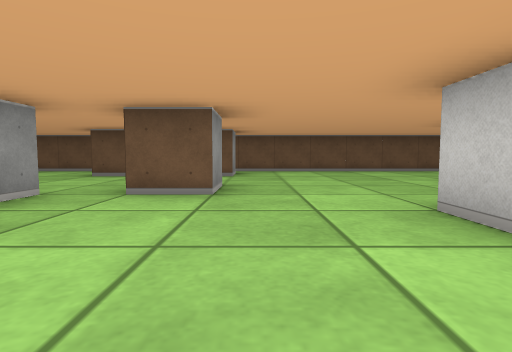
View 1 (above)

16 first-person views from a walk through a cub3D ray-caster map. The camera is about half as high as the walls, tilts 4° down and sees 80° across. The floor is counted in squares. Each view is taken from the middle of a square. On the plan, view 1 faces up. The plan holds only what a view shows up to about 9 squares ahead; the rest is blank.

View 2
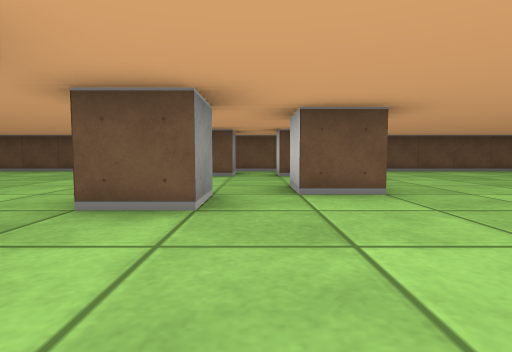

View 3
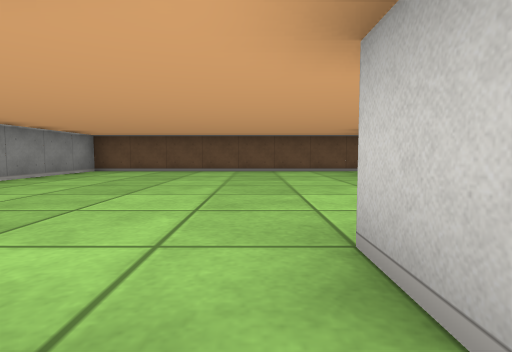

View 4
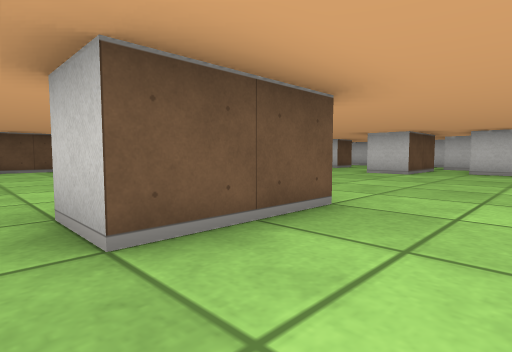

View 5
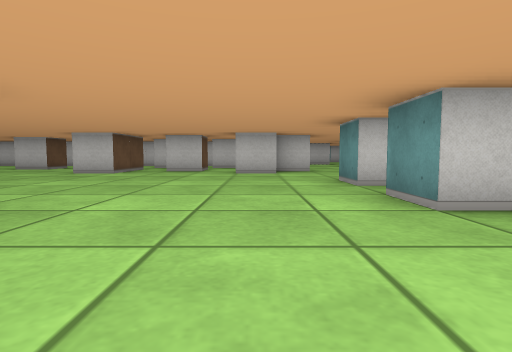

View 6
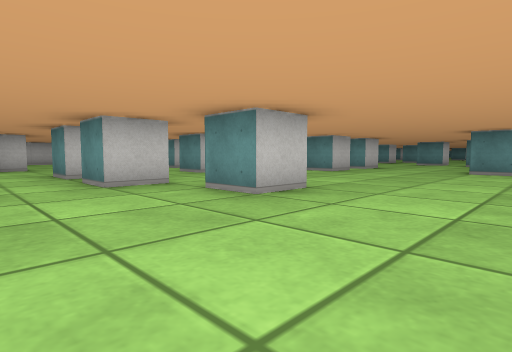

View 7
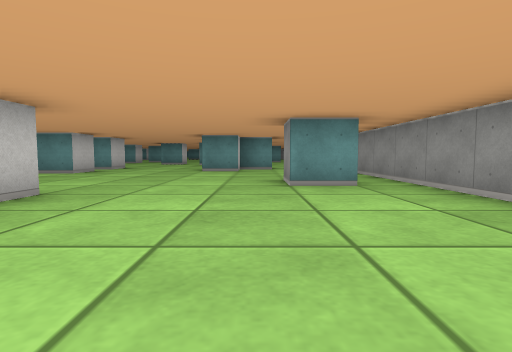

View 8
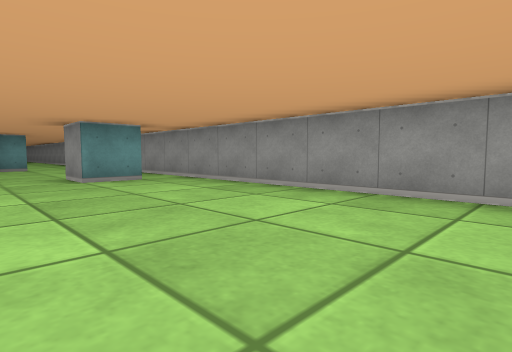

View 9
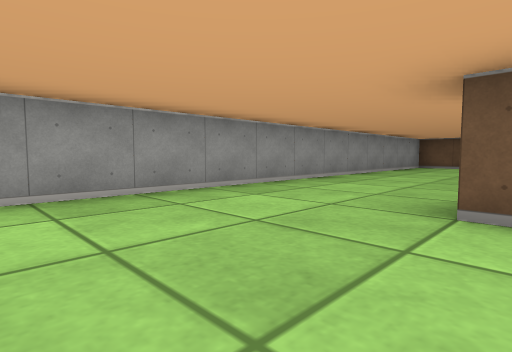

View 10
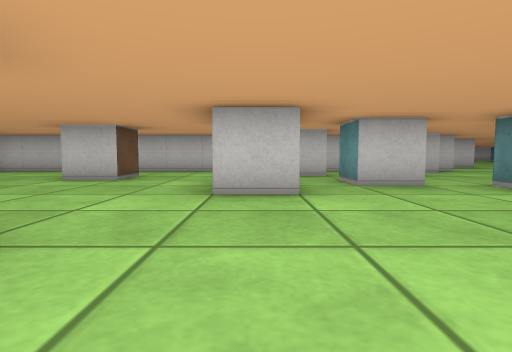

View 11
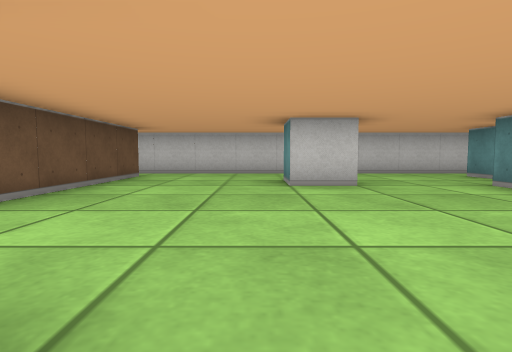

View 12
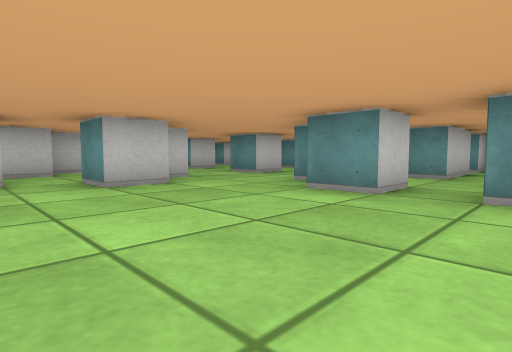

View 13
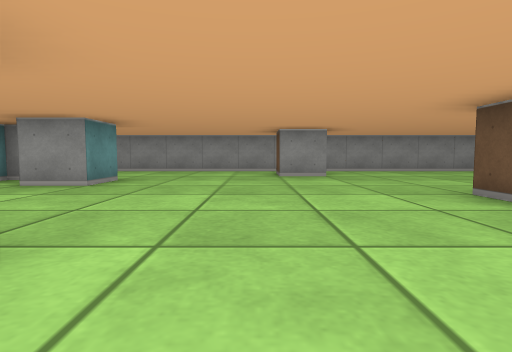

View 14
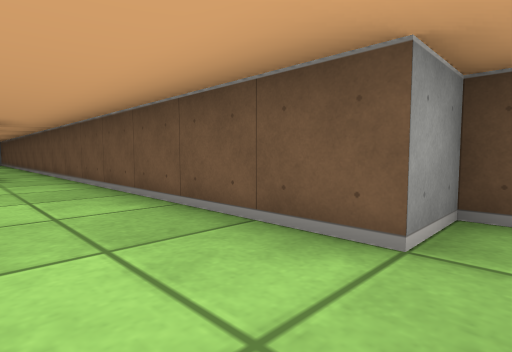

View 15
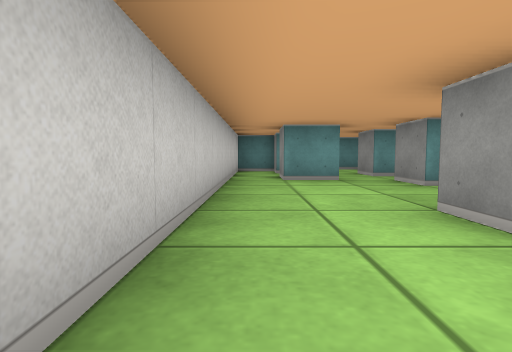

View 16
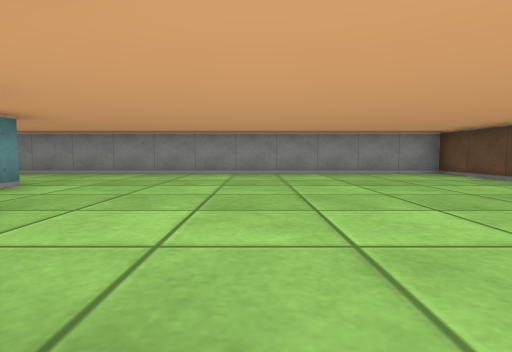

### Floor plan
Key: @ floor where view 1 was taken; # wall or solid block; . floor.
Columns run from 11 left of view 1 to 7 right of it. Each row starts with its distance up from view 1.
 10                 ###
  9 #################.#
  8 #.................#
  7 #.......#.#.......#
  6 #.................#
  5 #..............#..#
  4 #.........#.......#
  3 #.......#.........#
  2 #............##...#
  1 #.....##........#.#
  0 #...#......@..#...#
 -1 #...............###
 -2 #............##..##
 -3 #.............#...#
 -4 #.......#.##...  ..
 -5 #.....#....#....
 -6 #..........  .#.
 -7 #.#.......#
 -8 #.........#
 -9 #.........
-10 #.......###
-11 #...#...
-12 # .##..
-13     #.

Positions as (right, up) in squares from view 1, and headings:
1: (0, 0), facing up
2: (-2, 0), facing up
3: (-6, 0), facing up
4: (-6, -1), facing up-right
5: (-6, -2), facing right
6: (-8, -2), facing down-right
7: (-8, -2), facing down
8: (-7, -1), facing down-left
9: (-7, -3), facing up-left
10: (-2, 2), facing right
11: (-1, 6), facing right
12: (-3, 0), facing down-right
13: (-2, -8), facing left
14: (6, 7), facing up-left
15: (6, 7), facing down
16: (-3, 4), facing left
